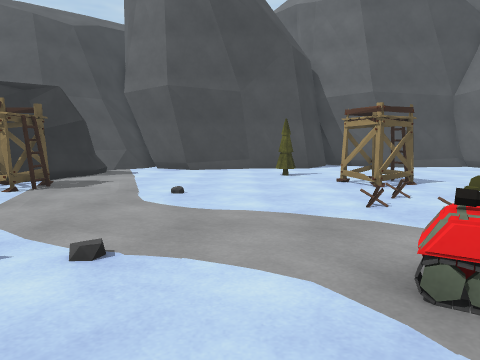
View 1 (above)

17 first-person views from a walk through a scene from a Unity 3-D project. The camera is 1.2 m above the floor, tilts 6° down and sees 70° across. The floor is counted in squares, 1 m on a side. Each view is taken from the middle of a square. On the plan, view 1 faces up. The plan holds only what a view shows up to about 14 squares ahead; the rest is blank. The place goes on beyond the plan. The player is left out. Some animated figures are left out. Some surface patterns are stand-ins.

View 2
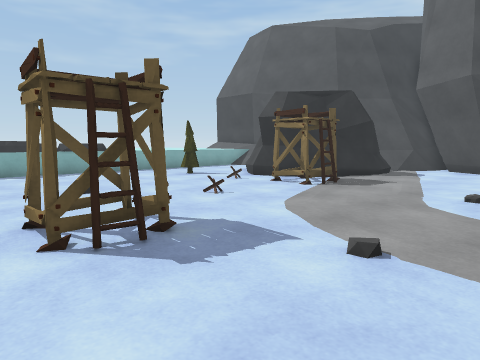

View 3
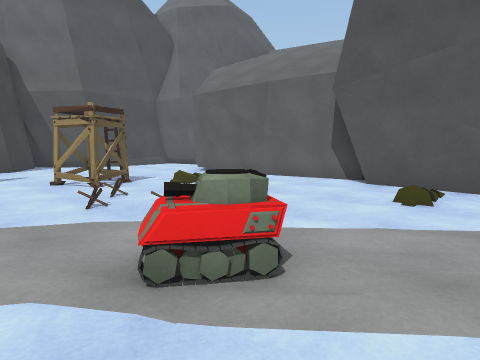

View 4
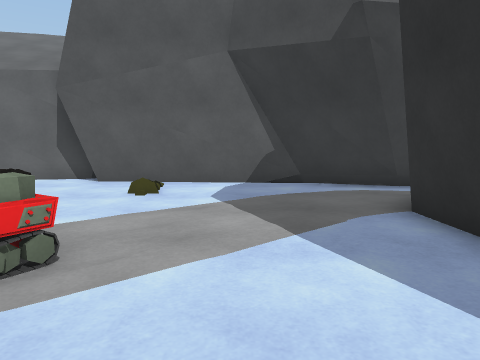

View 5
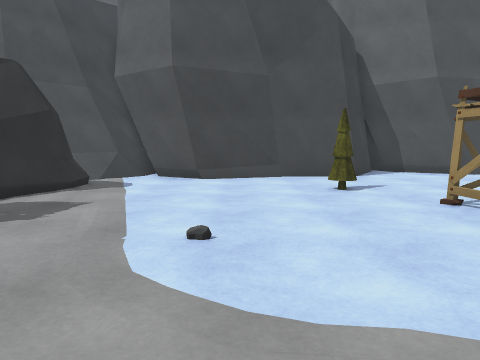

View 6
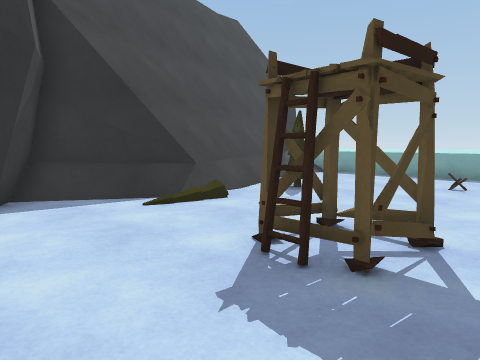

View 7
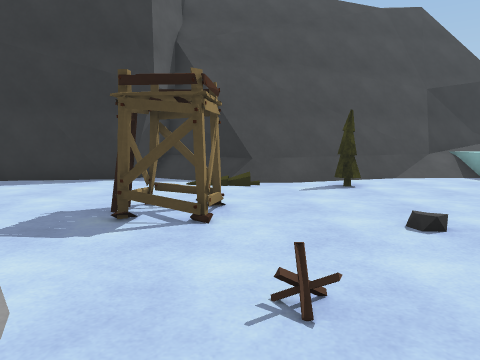

View 8
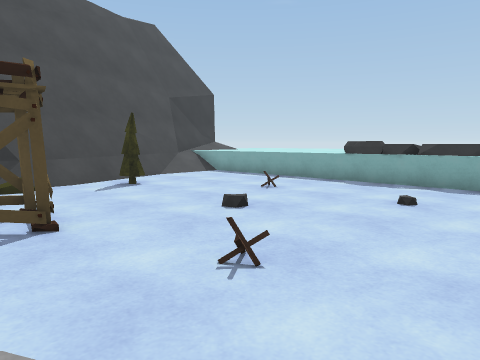

View 9
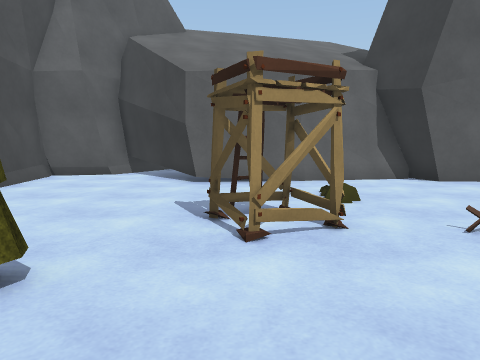

View 10
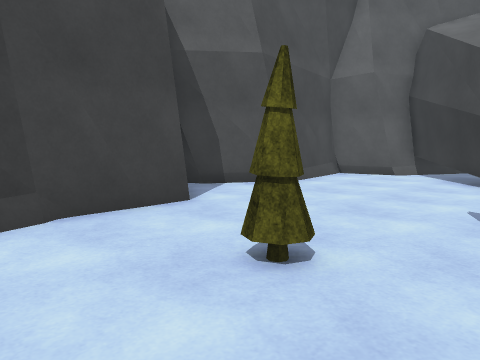

View 11
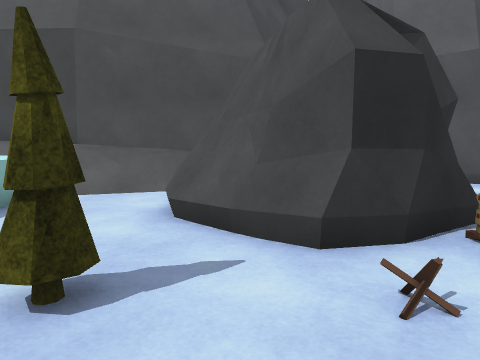

View 12
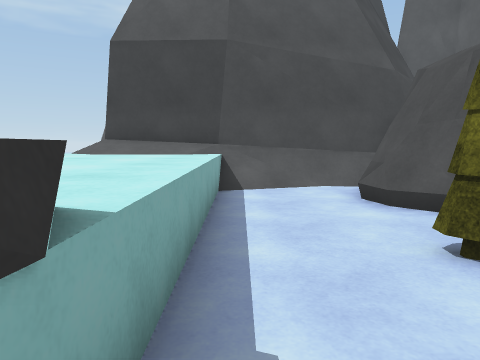

View 13
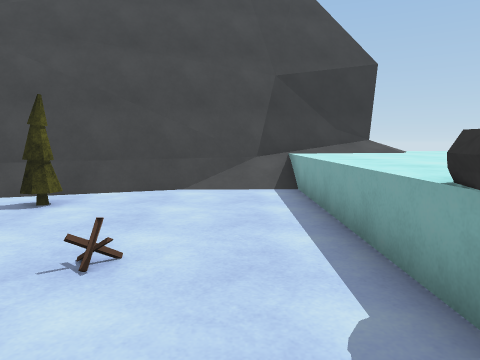

View 14
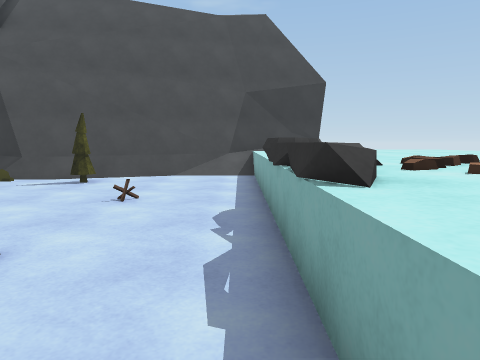

View 15
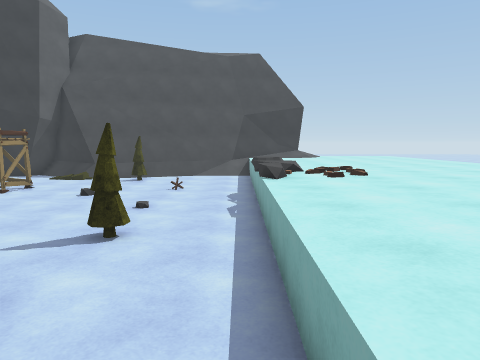

View 16
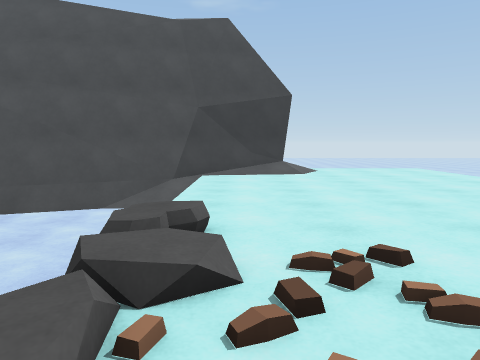

View 17
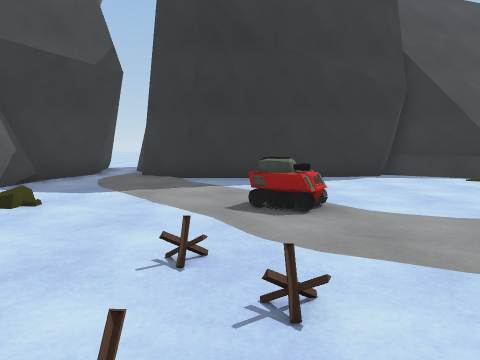

### Floor plan
Key: @ floor where view 1 was taken; # wall or solid block; x gap in a wall; . main floor; : floor 0.25 m higher than the main floor; + floor 1 m higher than the main floor; / step, stairs or slope; = window, fence, low wall or low ledge; R rock; T tree; A tank; O other object.
Columns run from 18 left of view 1 to 11 right of it. Each row starts with its distance up from view 1.
 19                       ###
 18             ##       ##.######
 17            #### ######........
 16 ########   ##.###.............
 15 ++++//###    .................
 14 ++++/...RR  R................#
 13 ++++...RRR RR.......T.......##
 12 ++++...RRRRRR...............#
 11  +++....RRRR.........OOO....#
 10 ++++.....RROO.........OO....#
  9 ++++..TT...OO............:..##
  8 ++++...T....................##
  7 ++++.........................#
  6 +++/.........................#
  5 +/+O........................##
  4 +//x........................#
  3 +++R.........OO.....AA......#
  2 ++++........O.O.....A.......#
  1 ++++.........O..............#
  0 ++++..............@.........#
 -1 ++++........................#
 -2 ++++.....T..:/.............##
 -3 ++++.....//==/...#######...#
 -4 ++++...//=####O###     #####
 -5 ++++//=##### ###
 -6 ++++######
 -7 //####
 -8 ####

Positions as (right, up) in squares from view 1, and headings:
1: (0, 0), facing up
2: (0, 0), facing up-left
3: (0, 0), facing up-right
4: (-1, 0), facing right
5: (-1, 4), facing up
6: (-1, 4), facing down-left
7: (-6, 8), facing down
8: (-4, 8), facing down-left
9: (-1, 11), facing right
10: (-1, 11), facing up-right
11: (-10, 6), facing up
12: (-14, 5), facing up
13: (-13, 5), facing down
14: (-14, 9), facing down
15: (-14, 15), facing down
16: (-16, 7), facing down
17: (3, 9), facing down
